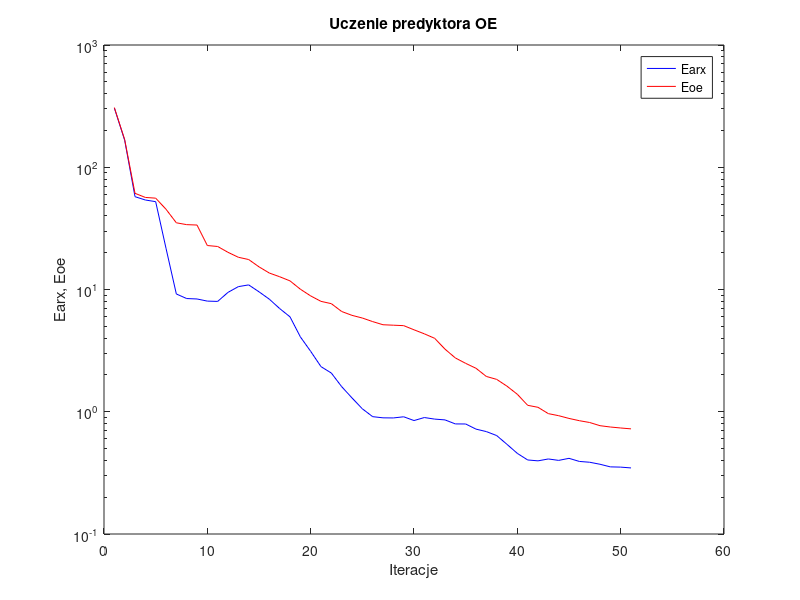
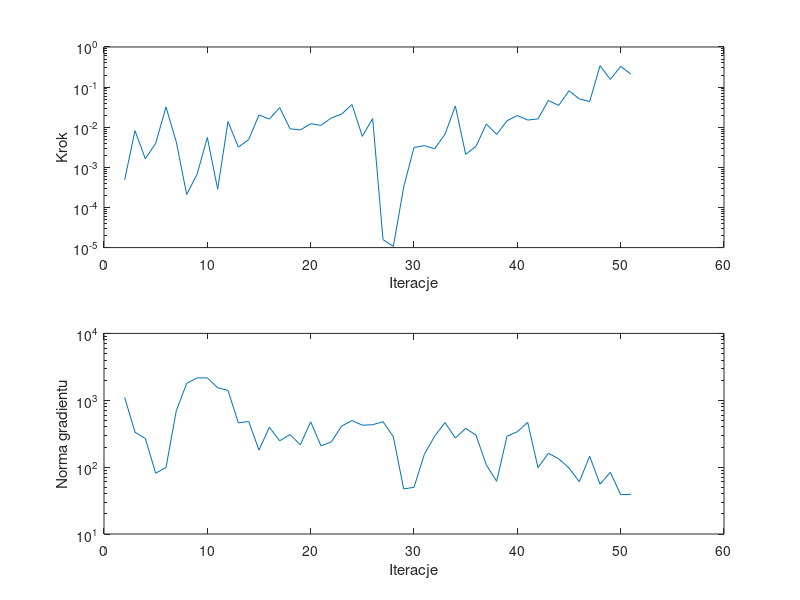

Write MATLAB code to recreate these figures, in order.
%uczenie predyktora oe
clear all;
n=0; farx(n+1)=3.054919e+002; foe(n+1)=3.077013e+002; wspucz(n+1)=0.000000e+000; ng(n+1)=0.000000e+000;
%odnowa zmiennej metryki
n=1; farx(n+1)=1.663858e+002; foe(n+1)=1.685622e+002; krok(n+1)=4.895958e-004; ng(n+1)=1.099918e+003;
n=2; farx(n+1)=5.745091e+001; foe(n+1)=6.120660e+001; krok(n+1)=8.204311e-003; ng(n+1)=3.331897e+002;
n=3; farx(n+1)=5.396780e+001; foe(n+1)=5.663988e+001; krok(n+1)=1.632192e-003; ng(n+1)=2.671181e+002;
n=4; farx(n+1)=5.230614e+001; foe(n+1)=5.587217e+001; krok(n+1)=3.966104e-003; ng(n+1)=8.118661e+001;
n=5; farx(n+1)=2.174052e+001; foe(n+1)=4.534544e+001; krok(n+1)=3.196342e-002; ng(n+1)=9.882382e+001;
n=6; farx(n+1)=9.192986e+000; foe(n+1)=3.513027e+001; krok(n+1)=4.247228e-003; ng(n+1)=7.021545e+002;
n=7; farx(n+1)=8.433889e+000; foe(n+1)=3.392834e+001; krok(n+1)=2.111695e-004; ng(n+1)=1.783222e+003;
n=8; farx(n+1)=8.366761e+000; foe(n+1)=3.367627e+001; krok(n+1)=6.629006e-004; ng(n+1)=2.160843e+003;
n=9; farx(n+1)=8.036797e+000; foe(n+1)=2.289169e+001; krok(n+1)=5.548179e-003; ng(n+1)=2.162863e+003;
n=10; farx(n+1)=7.991151e+000; foe(n+1)=2.248536e+001; krok(n+1)=2.852289e-004; ng(n+1)=1.536849e+003;
n=11; farx(n+1)=9.473940e+000; foe(n+1)=2.014214e+001; krok(n+1)=1.381589e-002; ng(n+1)=1.403910e+003;
n=12; farx(n+1)=1.055495e+001; foe(n+1)=1.835243e+001; krok(n+1)=3.204735e-003; ng(n+1)=4.583817e+002;
n=13; farx(n+1)=1.090734e+001; foe(n+1)=1.758660e+001; krok(n+1)=4.904691e-003; ng(n+1)=4.822535e+002;
n=14; farx(n+1)=9.576056e+000; foe(n+1)=1.532413e+001; krok(n+1)=2.024365e-002; ng(n+1)=1.795091e+002;
n=15; farx(n+1)=8.333190e+000; foe(n+1)=1.363510e+001; krok(n+1)=1.596002e-002; ng(n+1)=3.949295e+002;
n=16; farx(n+1)=6.984349e+000; foe(n+1)=1.271819e+001; krok(n+1)=3.081734e-002; ng(n+1)=2.473507e+002;
n=17; farx(n+1)=5.976889e+000; foe(n+1)=1.176334e+001; krok(n+1)=9.175071e-003; ng(n+1)=3.074084e+002;
n=18; farx(n+1)=4.100504e+000; foe(n+1)=1.006044e+001; krok(n+1)=8.516524e-003; ng(n+1)=2.157511e+002;
n=19; farx(n+1)=3.120565e+000; foe(n+1)=8.861782e+000; krok(n+1)=1.226153e-002; ng(n+1)=4.757585e+002;
n=20; farx(n+1)=2.338949e+000; foe(n+1)=7.998744e+000; krok(n+1)=1.111520e-002; ng(n+1)=2.081110e+002;
n=21; farx(n+1)=2.073248e+000; foe(n+1)=7.658917e+000; krok(n+1)=1.706649e-002; ng(n+1)=2.382378e+002;
n=22; farx(n+1)=1.604558e+000; foe(n+1)=6.608416e+000; krok(n+1)=2.128042e-002; ng(n+1)=4.119352e+002;
n=23; farx(n+1)=1.297506e+000; foe(n+1)=6.144754e+000; krok(n+1)=3.678347e-002; ng(n+1)=4.964639e+002;
n=24; farx(n+1)=1.057289e+000; foe(n+1)=5.843858e+000; krok(n+1)=5.915258e-003; ng(n+1)=4.237256e+002;
n=25; farx(n+1)=9.116714e-001; foe(n+1)=5.463539e+000; krok(n+1)=1.650423e-002; ng(n+1)=4.310695e+002;
%odnowa zmiennej metryki
n=26; farx(n+1)=8.918139e-001; foe(n+1)=5.148850e+000; krok(n+1)=1.583652e-005; ng(n+1)=4.781570e+002;
n=27; farx(n+1)=8.899503e-001; foe(n+1)=5.105210e+000; krok(n+1)=1.069939e-005; ng(n+1)=2.849356e+002;
n=28; farx(n+1)=9.096954e-001; foe(n+1)=5.063384e+000; krok(n+1)=3.211908e-004; ng(n+1)=4.716891e+001;
n=29; farx(n+1)=8.473645e-001; foe(n+1)=4.681811e+000; krok(n+1)=3.135616e-003; ng(n+1)=4.994406e+001;
n=30; farx(n+1)=8.967070e-001; foe(n+1)=4.339513e+000; krok(n+1)=3.475615e-003; ng(n+1)=1.552595e+002;
n=31; farx(n+1)=8.707221e-001; foe(n+1)=3.987400e+000; krok(n+1)=2.914778e-003; ng(n+1)=2.907237e+002;
n=32; farx(n+1)=8.577788e-001; foe(n+1)=3.251936e+000; krok(n+1)=6.681129e-003; ng(n+1)=4.644530e+002;
n=33; farx(n+1)=7.952863e-001; foe(n+1)=2.755950e+000; krok(n+1)=3.387226e-002; ng(n+1)=2.730767e+002;
n=34; farx(n+1)=7.941884e-001; foe(n+1)=2.488295e+000; krok(n+1)=2.117795e-003; ng(n+1)=3.791075e+002;
n=35; farx(n+1)=7.209883e-001; foe(n+1)=2.267817e+000; krok(n+1)=3.334617e-003; ng(n+1)=3.010809e+002;
n=36; farx(n+1)=6.883057e-001; foe(n+1)=1.944352e+000; krok(n+1)=1.199953e-002; ng(n+1)=1.079095e+002;
n=37; farx(n+1)=6.387158e-001; foe(n+1)=1.840053e+000; krok(n+1)=6.607631e-003; ng(n+1)=6.137724e+001;
n=38; farx(n+1)=5.410686e-001; foe(n+1)=1.618577e+000; krok(n+1)=1.448480e-002; ng(n+1)=2.906393e+002;
n=39; farx(n+1)=4.565426e-001; foe(n+1)=1.389464e+000; krok(n+1)=1.958773e-002; ng(n+1)=3.382541e+002;
n=40; farx(n+1)=4.033192e-001; foe(n+1)=1.129086e+000; krok(n+1)=1.511435e-002; ng(n+1)=4.680451e+002;
n=41; farx(n+1)=3.966542e-001; foe(n+1)=1.087384e+000; krok(n+1)=1.610734e-002; ng(n+1)=9.812829e+001;
n=42; farx(n+1)=4.109818e-001; foe(n+1)=9.651434e-001; krok(n+1)=4.633705e-002; ng(n+1)=1.614321e+002;
n=43; farx(n+1)=4.000928e-001; foe(n+1)=9.285446e-001; krok(n+1)=3.497807e-002; ng(n+1)=1.330836e+002;
n=44; farx(n+1)=4.159033e-001; foe(n+1)=8.818669e-001; krok(n+1)=8.100548e-002; ng(n+1)=9.715214e+001;
n=45; farx(n+1)=3.923150e-001; foe(n+1)=8.450471e-001; krok(n+1)=5.079872e-002; ng(n+1)=6.050509e+001;
n=46; farx(n+1)=3.863254e-001; foe(n+1)=8.166779e-001; krok(n+1)=4.366353e-002; ng(n+1)=1.456535e+002;
n=47; farx(n+1)=3.719836e-001; foe(n+1)=7.691968e-001; krok(n+1)=3.403631e-001; ng(n+1)=5.561176e+001;
n=48; farx(n+1)=3.541463e-001; foe(n+1)=7.502950e-001; krok(n+1)=1.556123e-001; ng(n+1)=8.380932e+001;
n=49; farx(n+1)=3.524421e-001; foe(n+1)=7.365493e-001; krok(n+1)=3.276650e-001; ng(n+1)=3.872364e+001;
n=50; farx(n+1)=3.471209e-001; foe(n+1)=7.245486e-001; krok(n+1)=2.093785e-001; ng(n+1)=3.928255e+001;

figure; semilogy(farx,'b'); hold on; semilogy(foe,'r'); xlabel('Iteracje'); ylabel('Earx, Eoe'); legend('Earx','Eoe'); title('Uczenie predyktora OE');
figure; subplot(2,1,1); semilogy(krok); xlabel('Iteracje'); ylabel('Krok');
subplot(2,1,2); semilogy(ng); xlabel('Iteracje'); ylabel('Norma gradientu');
Earx=farx(n+1)
Eoe=foe(n+1)
